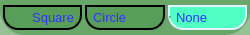
         <widget class="QGroupBox" name="boxEdgeType_2">
          <property name="minimumSize">
           <size>
            <width>250</width>
            <height>30</height>
           </size>
          </property>
          <property name="maximumSize">
           <size>
            <width>300</width>
            <height>35</height>
           </size>
          </property>
          <property name="sizeIncrement">
           <size>
            <width>1</width>
            <height>1</height>
           </size>
          </property>
          <property name="baseSize">
           <size>
            <width>250</width>
            <height>30</height>
           </size>
          </property>
          <property name="font">
           <font>
            <family>Arial</family>
            <pointsize>10</pointsize>
            <weight>50</weight>
            <italic>false</italic>
            <bold>false</bold>
           </font>
          </property>
          <property name="styleSheet">
           <string notr="true">QGroupBox {
	background-color: rgba(75, 150, 75, 150);
	border-bottom-left-radius: 25px;
	border-bottom-right-radius: 25px;
	font: 10pt &quot;Arial&quot;;
	color: rgb(233, 255, 241);
}</string>
          </property>
          <property name="title">
           <string/>
          </property>
          <property name="alignment">
           <set>Qt::AlignCenter</set>
          </property>
          <layout class="QHBoxLayout" name="boxProjectionType_5" stretch="1,1,1">
           <property name="spacing">
            <number>3</number>
           </property>
           <property name="leftMargin">
            <number>3</number>
           </property>
           <property name="topMargin">
            <number>3</number>
           </property>
           <property name="rightMargin">
            <number>3</number>
           </property>
           <property name="bottomMargin">
            <number>3</number>
           </property>
           <item>
            <widget class="QRadioButton" name="radioButtonVertexSquare">
             <property name="minimumSize">
              <size>
               <width>0</width>
               <height>15</height>
              </size>
             </property>
             <property name="maximumSize">
              <size>
               <width>150</width>
               <height>25</height>
              </size>
             </property>
             <property name="sizeIncrement">
              <size>
               <width>1</width>
               <height>1</height>
              </size>
             </property>
             <property name="baseSize">
              <size>
               <width>125</width>
               <height>20</height>
              </size>
             </property>
             <property name="font">
              <font>
               <family>Arial</family>
               <pointsize>10</pointsize>
               <weight>50</weight>
               <italic>false</italic>
               <bold>false</bold>
              </font>
             </property>
             <property name="statusTip">
              <string>Display model vertices as squares</string>
             </property>
             <property name="layoutDirection">
              <enum>Qt::RightToLeft</enum>
             </property>
             <property name="autoFillBackground">
              <bool>false</bool>
             </property>
             <property name="styleSheet">
              <string notr="true">QRadioButton {
	background-color: rgba(75, 150, 75, 150);
	border-bottom-left-radius: 15px;
	border-bottom-right-radius: 15px;
	border: 2px solid;
	font: 10pt &quot;Arial&quot;;
	color: rgb(50, 50, 255);
}
QRadioButton:hover {
	background-color: rgb(0,200,0);
	border: 1px solid;
	border-color: rgb(152,241,255);
	font: 14pt &quot;Arial&quot; bold;
}
QRadioButton:pressed {
	background-color: rgb(150,75,75);
}
QRadioButton:checked {
	background-color: rgb(79, 255, 196);
	border-color: rgb(226, 240, 255);
}
QRadioButton::indicator {
	width: 0px;
	height: 0px;
}

</string>
             </property>
             <property name="text">
              <string>Square</string>
             </property>
             <property name="checkable">
              <bool>true</bool>
             </property>
             <property name="checked">
              <bool>false</bool>
             </property>
            </widget>
           </item>
           <item>
            <widget class="QRadioButton" name="radioButtonVertexCircle">
             <property name="minimumSize">
              <size>
               <width>0</width>
               <height>15</height>
              </size>
             </property>
             <property name="maximumSize">
              <size>
               <width>150</width>
               <height>25</height>
              </size>
             </property>
             <property name="sizeIncrement">
              <size>
               <width>1</width>
               <height>1</height>
              </size>
             </property>
             <property name="baseSize">
              <size>
               <width>125</width>
               <height>20</height>
              </size>
             </property>
             <property name="font">
              <font>
               <family>Arial</family>
               <pointsize>10</pointsize>
               <weight>50</weight>
               <italic>false</italic>
               <bold>false</bold>
              </font>
             </property>
             <property name="statusTip">
              <string>Display model vertices as circles</string>
             </property>
             <property name="layoutDirection">
              <enum>Qt::LeftToRight</enum>
             </property>
             <property name="autoFillBackground">
              <bool>false</bool>
             </property>
             <property name="styleSheet">
              <string notr="true">QRadioButton {
	background-color: rgba(75, 150, 75, 150);
	border-bottom-left-radius: 15px;
	border-bottom-right-radius: 15px;
	border: 2px solid;
	font: 10pt &quot;Arial&quot;;
	color: rgb(50, 50, 255);
}
QRadioButton:hover {
	background-color: rgb(0,200,0);
	border: 1px solid;
	border-color: rgb(152,241,255);
	font: 14pt &quot;Arial&quot; bold;
}
QRadioButton:pressed {
	background-color: rgb(150,75,75);
}
QRadioButton:checked {
	background-color: rgb(79, 255, 196);
	border-color: rgb(226, 240, 255);
}
QRadioButton::indicator {
	width: 0px;
	height: 0px;
}</string>
             </property>
             <property name="text">
              <string>Circle</string>
             </property>
             <property name="checked">
              <bool>false</bool>
             </property>
            </widget>
           </item>
           <item>
            <widget class="QRadioButton" name="radioButtonVertexNone">
             <property name="minimumSize">
              <size>
               <width>0</width>
               <height>15</height>
              </size>
             </property>
             <property name="maximumSize">
              <size>
               <width>150</width>
               <height>25</height>
              </size>
             </property>
             <property name="sizeIncrement">
              <size>
               <width>1</width>
               <height>1</height>
              </size>
             </property>
             <property name="baseSize">
              <size>
               <width>125</width>
               <height>20</height>
              </size>
             </property>
             <property name="font">
              <font>
               <family>Arial</family>
               <pointsize>10</pointsize>
               <weight>50</weight>
               <italic>false</italic>
               <bold>false</bold>
              </font>
             </property>
             <property name="statusTip">
              <string>Don't display model vertices</string>
             </property>
             <property name="layoutDirection">
              <enum>Qt::LeftToRight</enum>
             </property>
             <property name="autoFillBackground">
              <bool>false</bool>
             </property>
             <property name="styleSheet">
              <string notr="true">QRadioButton {
	background-color: rgba(75, 150, 75, 150);
	border-bottom-left-radius: 15px;
	border-bottom-right-radius: 15px;
	border: 2px solid;
	font: 10pt &quot;Arial&quot;;
	color: rgb(50, 50, 255);
}
QRadioButton:hover {
	background-color: rgb(0,200,0);
	border: 1px solid;
	border-color: rgb(152,241,255);
	font: 14pt &quot;Arial&quot; bold;
}
QRadioButton:pressed {
	background-color: rgb(150,75,75);
}
QRadioButton:checked {
	background-color: rgb(79, 255, 196);
	border-color: rgb(226, 240, 255);
}
QRadioButton::indicator {
	width: 0px;
	height: 0px;
}

</string>
             </property>
             <property name="text">
              <string>None</string>
             </property>
             <property name="checkable">
              <bool>true</bool>
             </property>
             <property name="checked">
              <bool>true</bool>
             </property>
            </widget>
           </item>
          </layout>
         </widget>
